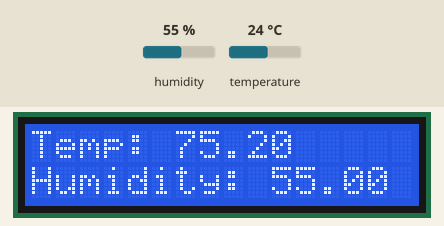
Bench run of a sketch on a simulated Arduino Uno, built with avr-gcc and run on an emulated ATmega328P. Shown: 16×2 character LCD. Inputs (shaded band) come from the test bench; at power-on: humidity 55 %, temperature 24 °C. What the sketch prints to the serial monitor is not drawn.

Above: at 1.2 s.
1.3 s: humidity set to 22 %
At 11.1 s:
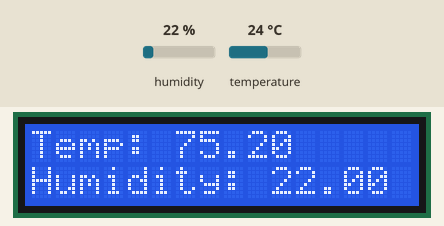
11.6 s: temperature set to 12 °C
At 20.5 s:
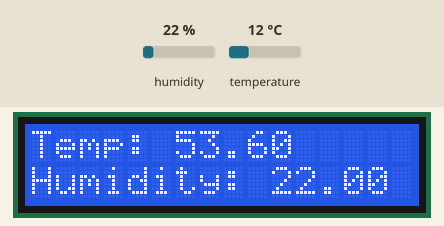
21.7 s: humidity set to 40 %
At 31.1 s:
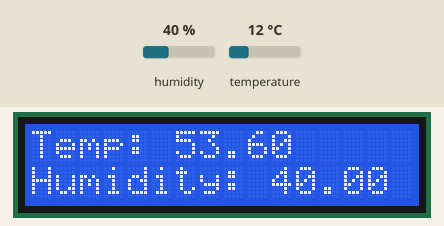
31.7 s: temperature set to 19 °C
At 40.6 s:
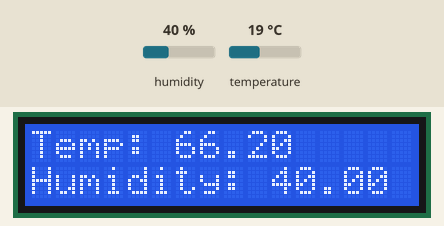
Timing chart, 0 to 42.1 s (numbered marks = the images above; inputs shaded):
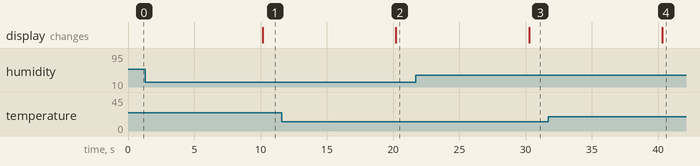

The sketch:

Temp_Hum_screen.ino
```cpp
#include <dht.h>
#include <Wire.h>
#include <LiquidCrystal_I2C.h>

dht DHT;
LiquidCrystal_I2C lcd(0x27, 2, 1, 0, 4, 5, 6, 7, 3, POSITIVE);

#define DHT11_PIN 2

void setup() {
  // put your setup code here, to run once:
  Serial.begin(9600);
  lcd.begin(16, 2);
}

void loop() {
  // put your main code here, to run repeatedly:
  int chk = DHT.read11(DHT11_PIN);
  float temp = (((DHT.temperature) * 1.8) + 32);
  //float raw_temp = DHT.temperature;
  float humid = DHT.humidity;
  lcd.setCursor(0, 0);
  lcd.print("Temp: " + String(temp));
  lcd.setCursor(0, 1);
  lcd.print("Humidity: " + String(humid));
  Serial.print(String(temp) + "|" + String(humid) + "\n");
  delay(10000);
}
```

Measured:
- after the input at 1.3 s, the display: changes after 8.9 s (image 1)
- after the input at 11.6 s, the display: changes after 8.6 s (image 2)
- after the input at 21.7 s, the display: changes after 8.6 s (image 3)
- after the input at 31.7 s, the display: changes after 8.6 s (image 4)
